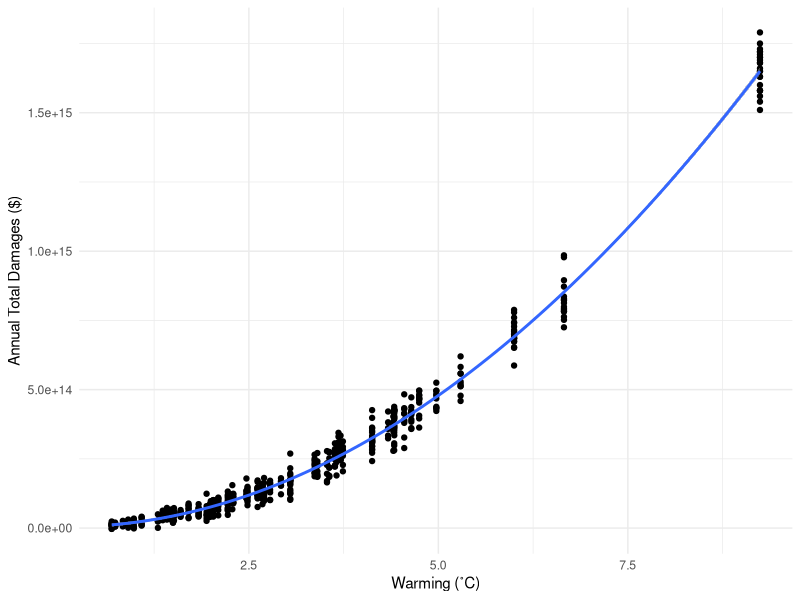
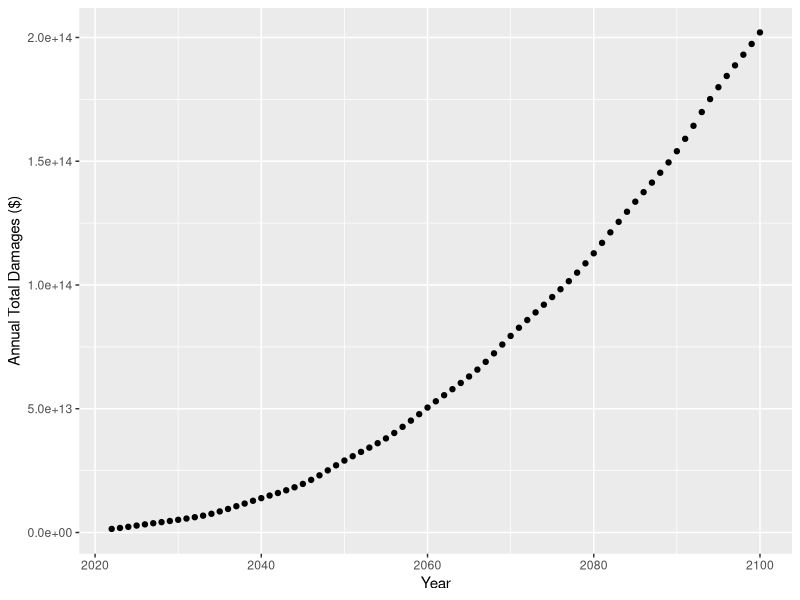
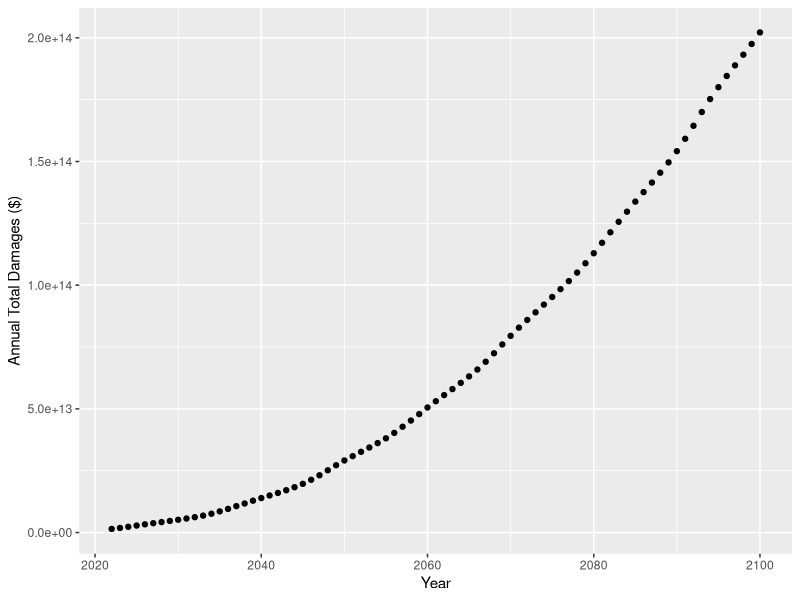
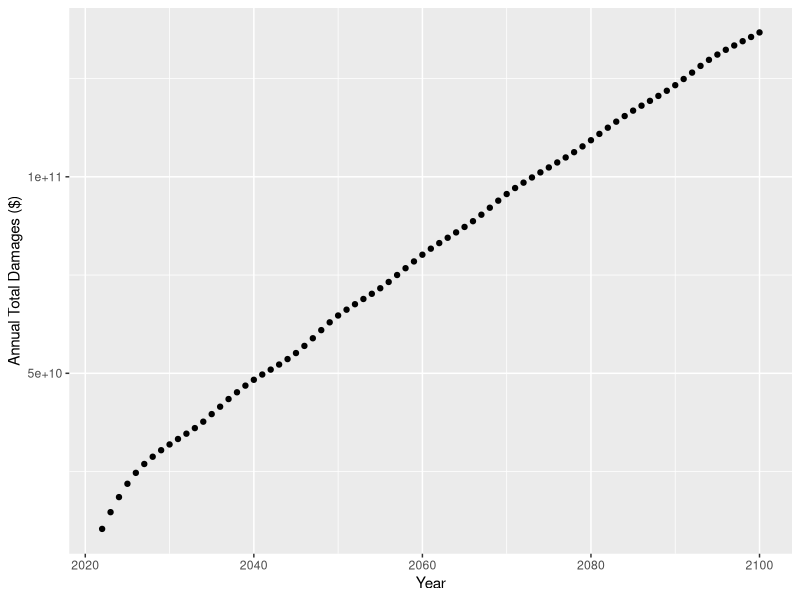
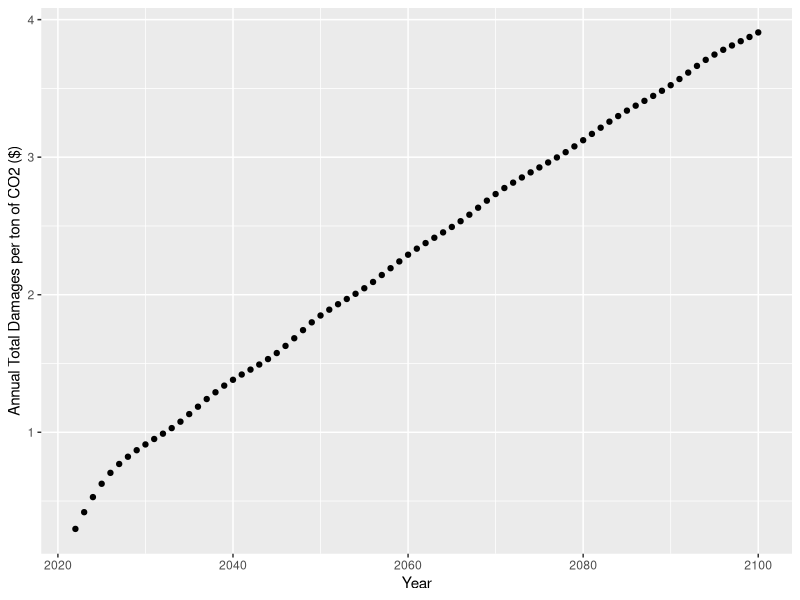
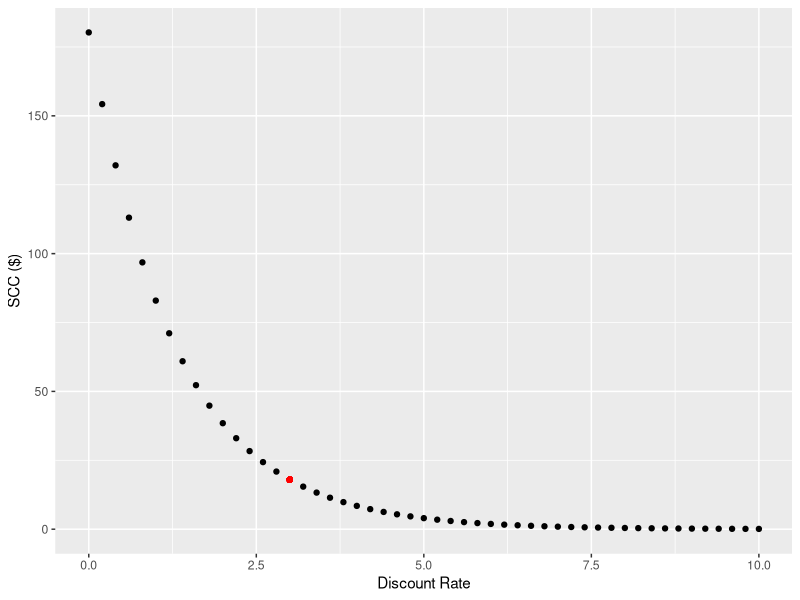
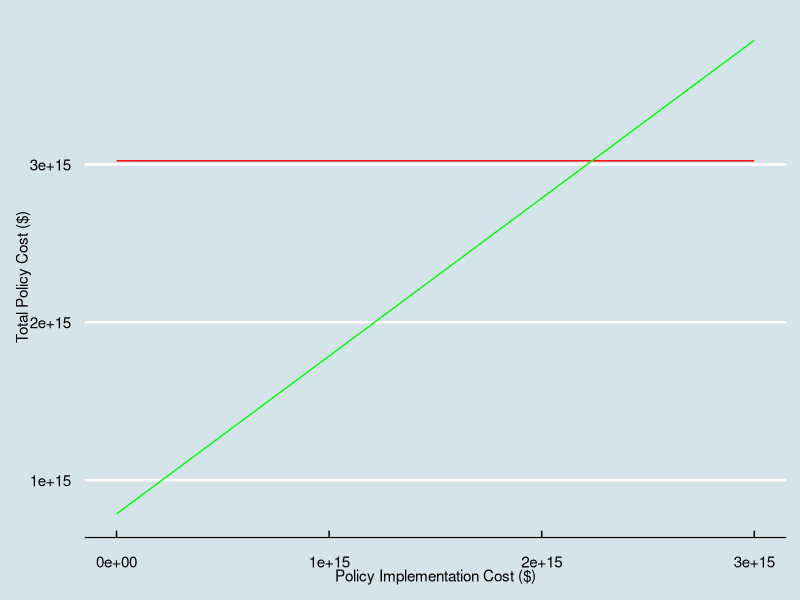

Write the R code that produced these figures, in order.
## ---- chunk 1
knitr::opts_chunk$set(warning = FALSE, message = FALSE)

library(here)
library(tidyverse)
library(kableExtra)
library(ggthemes)
## ---- chunk 2
damages <- read_csv(here("damages.csv"))
warming <- read_csv(here("warming.csv"))[,-1]

#changing names
damages <- damages %>% 
  rename(dam = damages,
         deg_c = warming) %>% 
  mutate(deg_c_sq = deg_c^2)

warming <- warming %>% 
  rename(CO2_base = warming_baseline,
         CO2_pulse = warming_pulse)
## ---- chunk 3
#quad model with 0 intercept
quad_model <- lm(dam ~ 0 + deg_c + deg_c_sq, data = damages)

#function for quadratic fit 
quad_fun <- function(deg_c, deg_c_sq){
  dam <- quad_model$coefficients[1]*deg_c + quad_model$coefficients[2]*deg_c_sq
  return(dam)
}

damages$dam_fit = quad_fun(damages$deg_c, damages$deg_c_sq)
## ---- chunk 4
ggplot(data = damages, aes(x = deg_c, y = dam)) +
  geom_point() +
  geom_smooth(method = "lm", formula = y ~ x + I(x^2)) +
  xlab("Warming (˚C)") +
  ylab("Annual Total Damages ($)") +
  theme_minimal()
## ---- chunk 5
#using function to calculate env damage from baseline, pulse, difference, and pulse per ton of CO2
warming$base_dam <- quad_fun(warming$CO2_base,(warming$CO2_base)^2)
warming$pulse_dam <- quad_fun(warming$CO2_pulse,(warming$CO2_pulse)^2)
warming$dam_diff <- warming$pulse_dam - warming$base_dam
warming$pulse_dam_per_ton_CO2 <- warming$dam_diff/(35E9)
## ---- chunk 6
ggplot(data = warming, aes(x = year, y = base_dam)) +
  geom_point() +
  xlab("Year") +
  ylab("Annual Total Damages ($)")
## ---- chunk 7
ggplot(data = warming, aes(x = year, y = pulse_dam)) +
  geom_point() +
  xlab("Year") +
  ylab("Annual Total Damages ($)") 
## ---- chunk 8
ggplot(data = warming, aes(x = year, y = dam_diff)) +
  geom_point() +
  xlab("Year") +
  ylab("Annual Total Damages ($)") 
## ---- chunk 9
ggplot(data = warming, aes(x = year, y = pulse_dam_per_ton_CO2)) +
  geom_point() +
  xlab("Year") +
  ylab("Annual Total Damages per ton of CO2 ($)") 
## ---- chunk 10
one_ton_dam = sum(warming$pulse_dam_per_ton_CO2)

discount_fun <- function(rate, time, fv){
  npv <- fv/(1+(rate/100))^time
  return(npv)
}

scc_df <- data_frame(rate = seq(0,10,0.2))
scc_df$scc <- discount_fun(scc_df$rate, 78, one_ton_dam)

#q4 stuff
ramsey_rate = (.01 + (2*.01)) * 100 #multiplied by 100 to be compatible with function
discount_ramsey = discount_fun(ramsey_rate, 78, one_ton_dam)

ggplot(data = scc_df, aes(x = rate, y = scc)) +
  geom_point() +
  xlab("Discount Rate") +
  ylab("SCC ($)") +
  geom_point(aes(x = ramsey_rate, y = discount_ramsey), colour = "red")
## ---- chunk 11
rate_q5 = 2
#Setting Policy warming scenarios that were given
warming$policy_A_1 <- warming$CO2_base
warming$policy_A_2 <- warming$CO2_base*1.5
warming$policy_B <- warming$CO2_base

#policy B temp stays at 1.29deg C
for(i in 1:79){
  if(warming$policy_B[i] > 1.29){
    warming$policy_B[i] = 1.29
  }
}

#calculating damages
warming$policy_A_1_dam <- quad_fun(warming$policy_A_1, (warming$policy_A_1)^2)
warming$policy_A_2_dam <- quad_fun(warming$policy_A_2, (warming$policy_A_2)^2)
warming$policy_B_dam <- quad_fun(warming$policy_B, (warming$policy_B)^2)

#converting damages into NPV
warming$policy_A_1_dam_npv <- discount_fun(rate_q5, warming$year - 2022, warming$policy_A_1_dam)
warming$policy_A_2_dam_npv <- discount_fun(rate_q5, warming$year - 2022, warming$policy_A_2_dam)
warming$policy_B_dam_npv <- discount_fun(rate_q5, warming$year - 2022, warming$policy_B_dam)

#summing npv damages
A_1_sum = sum(warming$policy_A_1_dam_npv)
A_2_sum = sum(warming$policy_A_2_dam_npv)
B_sum = sum(warming$policy_B_dam_npv)

#given probabilities 
A_1_prob = .5
A_2_prob = .5
A_sum = (A_1_sum * A_1_prob) + (A_2_sum * A_2_prob)

#for in text code
A_sum_trillion = A_sum/(1e12)
B_sum_trillion = B_sum/(1e12)
## ---- chunk 12
#plot of cost of policies versus cost of implementation 
policy_plot <- data_frame(imp_cost = seq(0,3000e12, by = 1e12))
policy_plot$pol_a <- A_sum*rep(1,length(policy_plot$imp_cost))
policy_plot$pol_b <- B_sum*rep(1,length(policy_plot$imp_cost)) + policy_plot$imp_cost

#plotting policies
ggplot(data = policy_plot) +
geom_line(aes(x = imp_cost, y = pol_a), color = "red") +
  geom_line(aes(x = imp_cost, y = pol_b), color = "green") +
  labs(x = "Policy Implementation Cost ($)", y = "Total Policy Cost ($)") +
  theme_economist()

pol_b_slope <- lm(pol_b ~ 0 + imp_cost, data = policy_plot)$coef[1]

intersection_trill = (A_sum / pol_b_slope)/1e12
